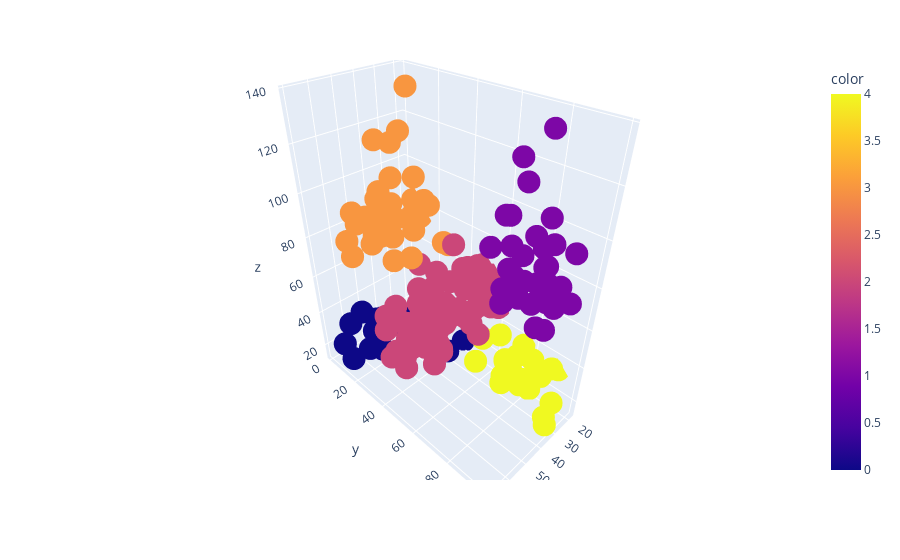

Source (notebook cell):
### Code cell
import plotly.express as px
fig = px.scatter_3d(x = data['Age'], y = data['Spending Score (1-100)'], z= data['Annual Income (k$)'] ,color=data['labels'])

fig.show()

### Figure 1 — Plotly figure (JSON) as saved in the notebook; plotly's stock layout.template omitted (floating-point values rounded to 4 significant figures; data arrays with more than 128 entries replaced by an {"elided": "..."} marker saying what was removed)
{"data": [{"hovertemplate": "x=%{x}<br>y=%{y}<br>z=%{z}<br>color=%{marker.color}<extra></extra>", "legendgroup": "", "marker": {"color": {"elided": "200 int values"}, "coloraxis": "coloraxis", "symbol": "circle"}, "mode": "markers", "name": "", "scene": "scene", "showlegend": false, "type": "scatter3d", "x": {"elided": "200 int values"}, "y": {"elided": "200 int values"}, "z": {"elided": "200 int values"}}], "layout": {"coloraxis": {"colorbar": {"title": {"text": "color"}}, "colorscale": [[0, "#0d0887"], [0.1111, "#46039f"], [0.2222, "#7201a8"], [0.3333, "#9c179e"], [0.4444, "#bd3786"], [0.5556, "#d8576b"], [0.6667, "#ed7953"], [0.7778, "#fb9f3a"], [0.8889, "#fdca26"], [1, "#f0f921"]]}, "legend": {"tracegroupgap": 0}, "margin": {"t": 60}, "scene": {"domain": {"x": [0, 1], "y": [0, 1]}, "xaxis": {"title": {"text": "x"}}, "yaxis": {"title": {"text": "y"}}, "zaxis": {"title": {"text": "z"}}}}}
